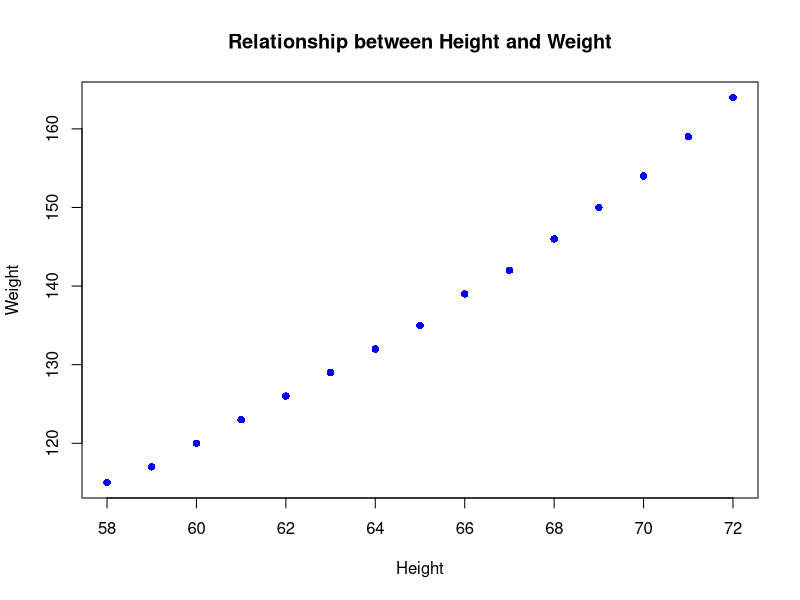

Here is the R script that generated this plot:
avg<-mean(women$height)
print(avg)
ran<-range(women$weight)
print(ran)
tallest<-max(women$height)
print(tallest)
plot(women$height,women$weight,xlab = "Height",ylab="Weight",main="Relationship between Height and Weight",col="Blue",pch=16)